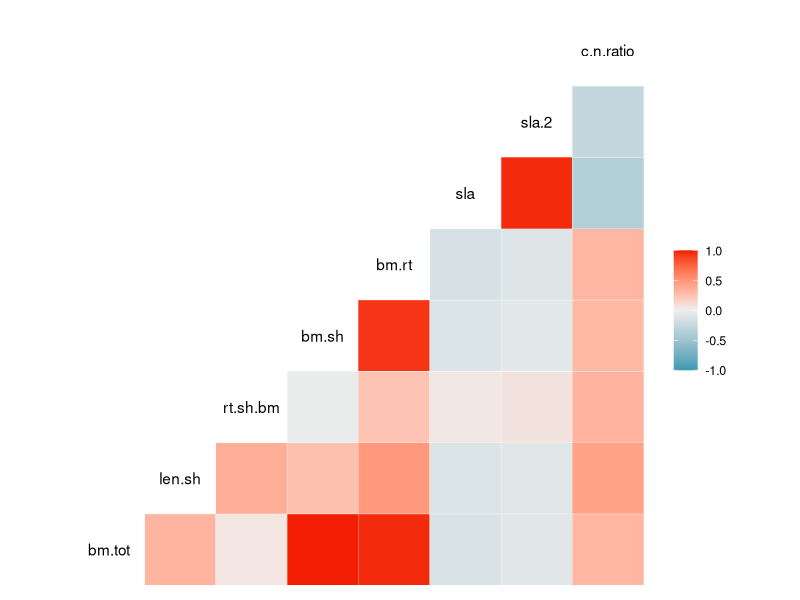
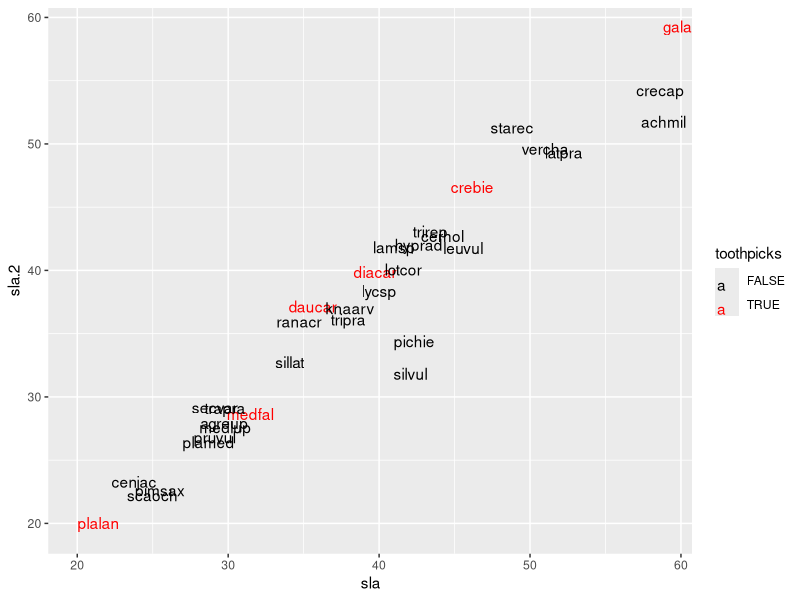
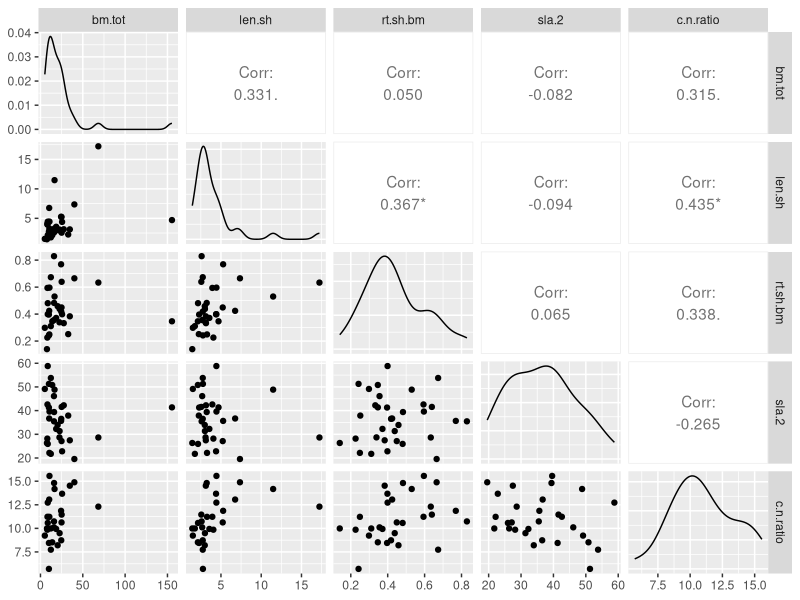
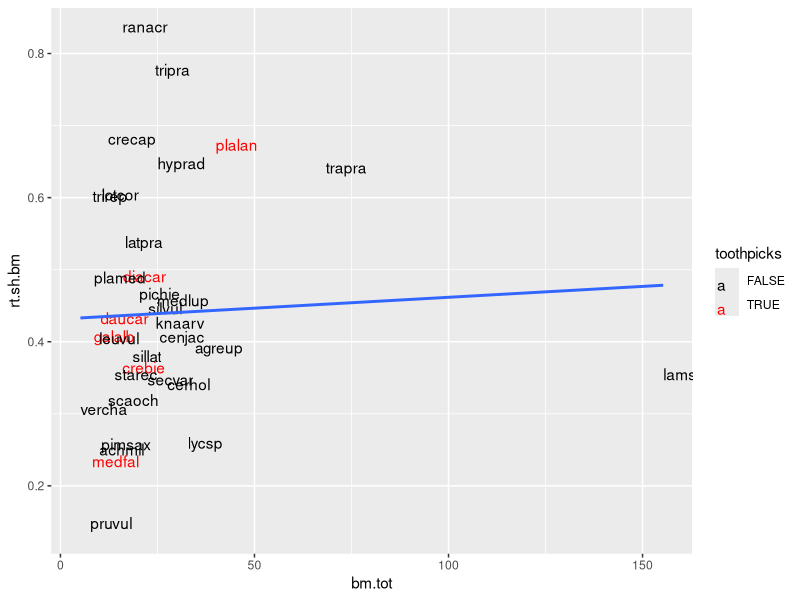
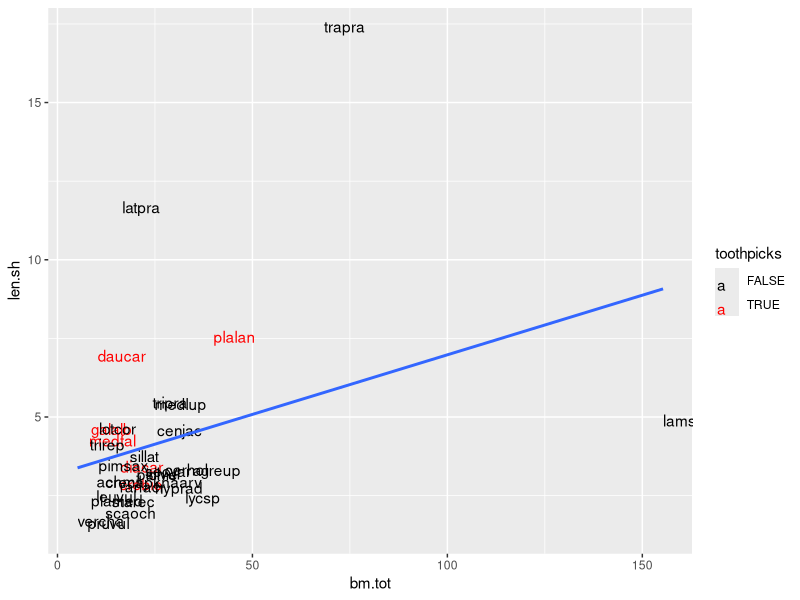
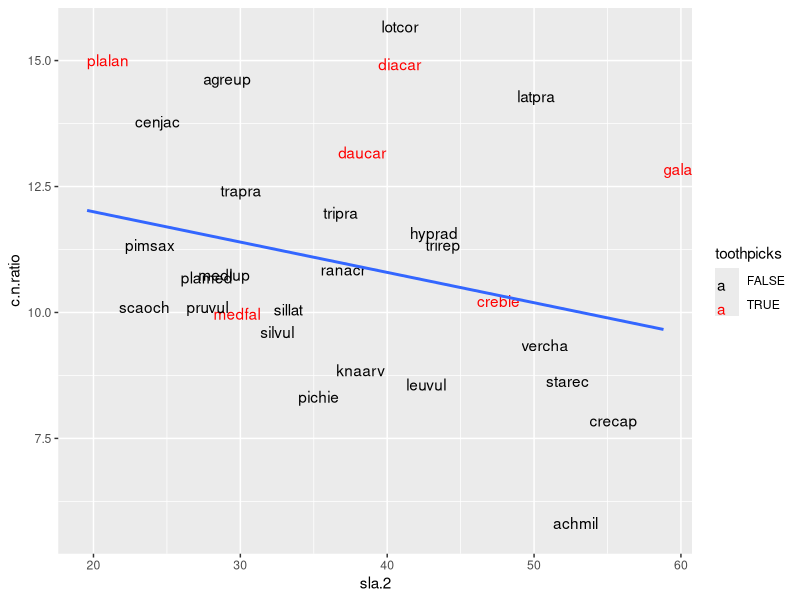
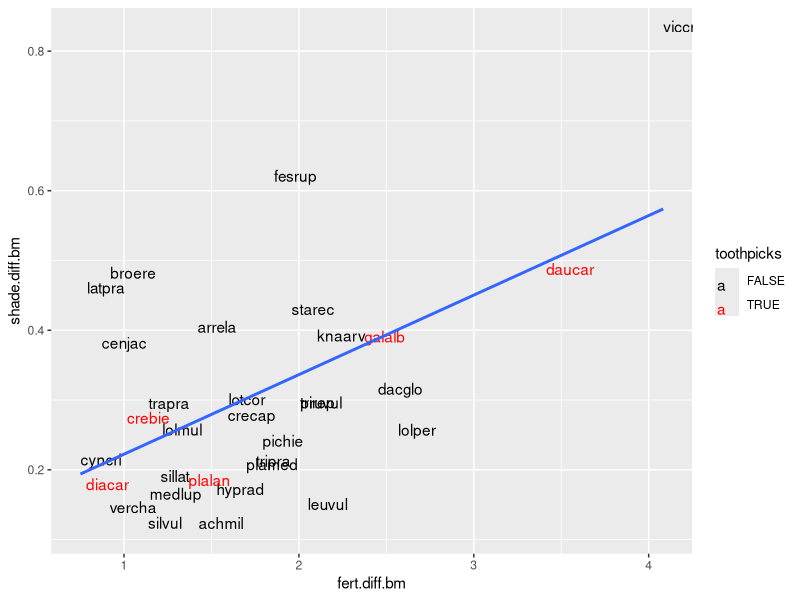
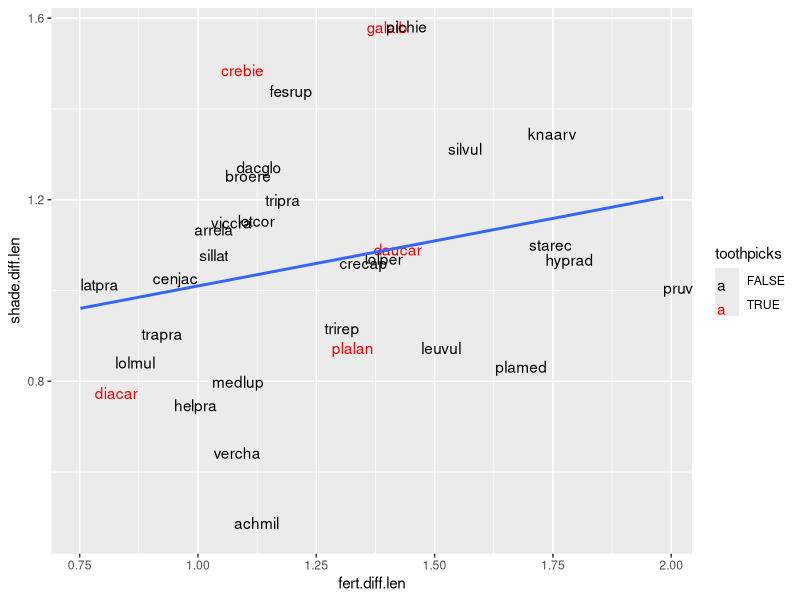

The R source for these figures, in order:
# condense the seedling trait data into single average values

library(tidyverse)
library(GGally)
library(ggplot2)

### Biomass and Length ---------------
# main path
seedlings.size <- read.csv("data/seedling_traits_size.csv", 
                           stringsAsFactors = FALSE)[,1:7]

# change the names of the newly added species so they match the natural_regen data
seedlings.size$species[seedlings.size$species == "lampur"] <- "lamsp"
seedlings.size$species[seedlings.size$species == "lychflc"] <- "lycsp"

# View(seedlings.size)

# calculated metrics: root-shoot length and biomass, total biomass
seedlings.size$root.shoot.length <- seedlings.size$root.length / seedlings.size$shoot.length
seedlings.size$root.shoot.bm <- seedlings.size$root.bm / seedlings.size$shoot.bm
seedlings.size$total.bm <- seedlings.size$root.bm + seedlings.size$shoot.bm
seedlings.size$treatment <- factor(seedlings.size$treatment, 
                                   levels = c('none','fert','shade'))

# average for each species (rather than by individual)
species.size <- seedlings.size %>% 
  group_by(treatment, species) %>%
  dplyr::summarize(bm.sh = mean(shoot.bm),
            bm.rt = mean(root.bm),
            bm.tot = mean(total.bm),
            len.sh = mean(shoot.length),
            rt.sh.bm = mean(root.shoot.bm))

# calculated metric: fertilizer and shade responses of shoot length and biomass
species.size.2 <- species.size %>% 
  pivot_wider(id_cols = species,
              names_from = treatment, 
              values_from = c(bm.sh, len.sh, bm.rt, bm.tot, rt.sh.bm), 
              names_sep = ".") %>%
  select(species, bm.sh = bm.sh.none, bm.rt = bm.rt.none, bm.tot = bm.tot.none,
         len.sh = len.sh.none, rt.sh.bm = rt.sh.bm.none, 
         bm.sh.fert, bm.sh.shade, len.sh.fert, len.sh.shade)

species.size.2$fert.diff.bm <- species.size.2$bm.sh.fert / species.size.2$bm.sh
species.size.2$fert.diff.len <- species.size.2$len.sh.fert / species.size.2$len.sh
species.size.2$shade.diff.bm <- species.size.2$bm.sh.shade / species.size.2$bm.sh
species.size.2$shade.diff.len <- species.size.2$len.sh.shade / species.size.2$len.sh

# trimming down columns to only our final metrics
species.size.3 <- species.size.2 %>% 
  select(species, bm.tot, bm.sh, len.sh, 
         bm.rt, rt.sh.bm, 
         fert.diff.bm, fert.diff.len, shade.diff.bm, shade.diff.len)

toothpick.list <- c('plalan','crebie','galalb','medfal','diacar','daucar')
species.size.3$toothpicks <- species.size.3$species %in% toothpick.list


### SLA ----------------

# main path
seedlings.leaf <- read.csv("data/seedling_traits_SLA.csv", 
                           stringsAsFactors = FALSE) %>%
  select(group:size.mm2)

# View(seedlings.leaf)

seedlings.leaf$species <- tolower(seedlings.leaf$species)

# change the names of the newly added species so they match the natural_regen data
seedlings.leaf$species[seedlings.leaf$species == "lampur"] <- "lamsp"
seedlings.leaf$species[seedlings.leaf$species == "lychflc"] <- "lycsp"


# notes: data frame is currently sorted by individuals (10/species) and leaf
# where 1 is the first emergent leaf, 2 is the second, and 3 is the third
# in some cases, the 3rd leaf was smaller than leaf 1+2 due to collection timing
# want to check any analyses we do to make sure they're robust to using 2 or 3 leaves

# We only have mass (and therefore SLA) for forbs, not for the grasses

seedlings.leaf$sla.mm2 <- seedlings.leaf$size.mm2/seedlings.leaf$biomass.mg
 

species.sla <- seedlings.leaf %>% 
  group_by(group, species) %>%
  dplyr::summarize(leaf.weight = mean(biomass.mg),
            leaf.area = mean(size.mm2),
            sla = mean(sla.mm2), # using all three leaves
            sla.2 = mean(sla.mm2[leaf %in% c(1,2)])) # using only the first two leaves

## add in to main trait df
species.size.4 <- species.size.3 %>%
  left_join(species.sla, by='species')


### C:N---------------
# main path
seedlings.cn <- read.csv("data/seedling_trait_CN.csv", stringsAsFactors = FALSE,sep = "") %>% 
  select(species = sample, c.perc, n.perc) %>%  
  filter(!is.na(c.perc))

## Data still missing
# change the names of the newly added species so they match the natural_regen data
#seedlings.cn$species[seedling.cn$species == "lampur"] <- "lamsp"
#seedlings.cn$species[seedling.cn$species == "lychflc"] <- "lycsp"


# calculate C:N ratio
seedlings.cn$c.n.ratio <- seedlings.cn$c.perc / seedlings.cn$n.perc

## add in to main trait df
species.size.5 <- species.size.4 %>%
  left_join(seedlings.cn, by='species')

### Visualization Plots-----------------
## condensed to key traits and just the forbs
species.size.6 <- species.size.5 %>% 
  filter(group=='forb') %>%
  select(species, bm.tot, len.sh, rt.sh.bm,
         bm.sh, bm.rt, sla, sla.2, c.n.ratio, toothpicks)

# simple visualization plots to see the range of variation
ggcorr(species.size.6)
# root bm, shoot bm, and total bm are strongly correlated, 
# should probably just use total

# double-checking sla vs sla2, yes they are tightly correlated
ggplot(species.size.6, aes(x=sla, y = sla.2)) + 
  geom_text(aes(label=species, color=toothpicks),hjust=0, vjust=0) +
  scale_color_manual(values=c('black','red'))

# further filtering based on correlation plots
species.size.7 <- species.size.6 %>% 
  select(species, bm.tot, len.sh, rt.sh.bm, sla.2, c.n.ratio, toothpicks)
ggpairs(species.size.7, columns = c('bm.tot', 'len.sh', 'rt.sh.bm', 'sla.2','c.n.ratio'))
# total biomass is pos.correlated with shoot length, root:shoot, and neg. with SLA
# shoot length is also pos. correlated with C:N
# the only strong (R2 > .5) corrleation is between total biomass and shoot length
# UPDATE: with the new species (Lamium pur, Cerastium hol. and Lychnis flc the strong correlation is no longer present)
## seeing where our toothpick species fall on these axes
ggplot(species.size.7, aes(x=bm.tot, y = rt.sh.bm)) + 
  geom_text(aes(label=species, color=toothpicks),hjust=0, vjust=0) +
  scale_color_manual(values=c('black','red')) +
  geom_smooth(method = 'lm', se = FALSE)

ggplot(species.size.7, aes(x=bm.tot, y = len.sh)) + 
  geom_text(aes(label=species, color=toothpicks),hjust=0, vjust=0) +
  scale_color_manual(values=c('black','red')) +
  geom_smooth(method = 'lm', se = FALSE)

ggplot(species.size.7, aes(x=sla.2, y = c.n.ratio)) + 
  geom_text(aes(label=species, color=toothpicks),hjust=0, vjust=0) +
  scale_color_manual(values=c('black','red')) +
  geom_smooth(method = 'lm', se = FALSE)

# surprisingly positive correlation between fert and shade responses
# I'm not convinced on this, I think it's possible it's an artifact of 
# how the data were collected (counting germination days etc)
ggplot(species.size.3, aes(x=fert.diff.bm, y = shade.diff.bm)) + 
  geom_text(aes(label=species, color=toothpicks),hjust=0, vjust=0) +
  scale_color_manual(values=c('black','red')) +
  geom_smooth(method = 'lm', se = FALSE)

# somewhat different pattern for the heights 
# some respond to shade by growing taller--this is its own trait
ggplot(species.size.3, aes(x=fert.diff.len, y = shade.diff.len)) + 
  geom_text(aes(label=species, color=toothpicks),hjust=0, vjust=0) +
  scale_color_manual(values=c('black','red')) +
  geom_smooth(method = 'lm', se = FALSE)
